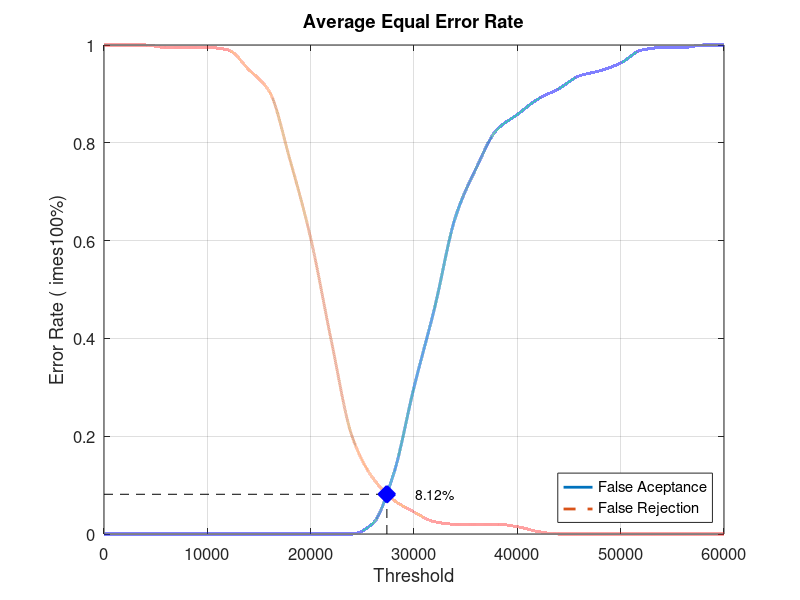
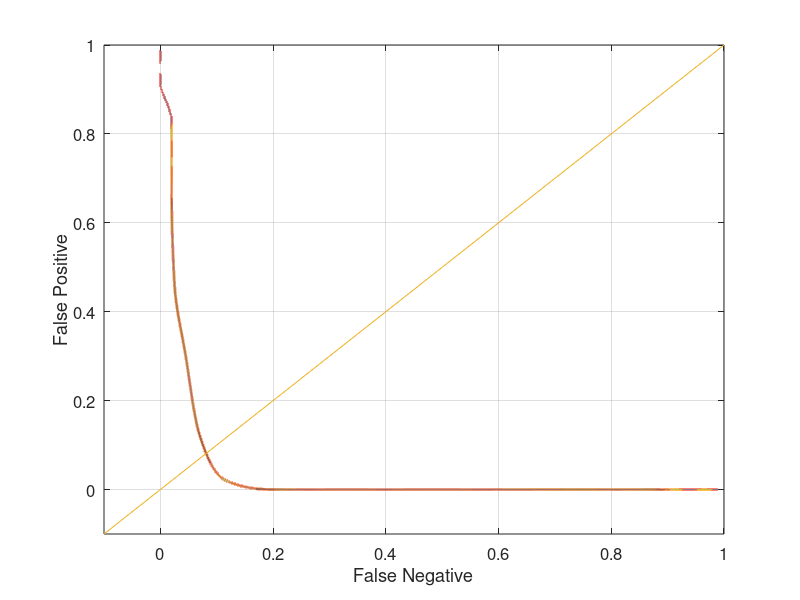

The MATLAB script that drew these images, in order:
close all;
clear;
clc;
x = 0:2000:60000;
xq = 0:0.5:60000;

y0 = [0 0 0 0 0 0 0 0 0 0 0 0 0 0.0210526 0.121053 0.3 0.463158 0.647368 0.747368 0.826316 0.857895 0.889474 0.910526 0.936842 0.947368 0.963158 0.989474 0.994737 0.994737 1 1]
yy0 = interp1(x, y0, xq, 'pchip');
y1 = [1 1 1 0.995 0.995 0.995 0.99 0.95 0.905 0.765 0.605 0.395 0.2 0.115 0.07 0.045 0.025 0.02 0.02 0.02 0.015 0.005 0 0 0 0 0 0 0 0 0]
yy1 = interp1(x, y1, xq, 'pchip');

% Calculating EER: 
y2 = abs(y0 - y1);
find(y2 == min(y2))
yy2 = abs(yy0 - yy1);
xEER = find(yy2 == min(yy2));
xEERIndex = xq(xEER) % X-axis EER
yEER = yy0(xEER) % Y-axis EER

main = figure
plot(xq, yy0,'-','LineWidth', 2);	hold on
plot(xq, yy1,'--','LineWidth', 2);	hold on
plot([xEERIndex xEERIndex], [0 yEER], 'k--');	hold on
plot([0 xEERIndex], [yEER yEER], 'k--');	hold on
plot(xEERIndex, yEER, 'bx', 'LineWidth', 10);	hold on
text(xEERIndex + 10 * xEERIndex / 100, yEER, [num2str(round((10000 * yEER)) / 100) '%'])
legend('False Aceptance', 'False Rejection', 'Location', 'SouthEast')
xlabel('Threshold')
ylabel('Error Rate (	imes100%)')
title('Average Equal Error Rate')
set(gca, 'FontSize', 12)
axis([0 60000 0 1])
grid on

print(main, 'Database4_4Main', '-dpng');
FNRxFPR = figure('Color', [1 1 1]);
plot(yy1, yy0, '-', yy1, yy0, 'LineWidth', 2);
hold on
y = -0.1:0.1:1
plot(y, y); 
set(gca, 'FontSize', 12)
xlabel('False Negative')
ylabel('False Positive')
axis([-0.1 1 -0.1 1])
set(gca, 'FontSize', 12)
grid on

print(FNRxFPR, 'Database4_4FNRxFPR','-dpng');
